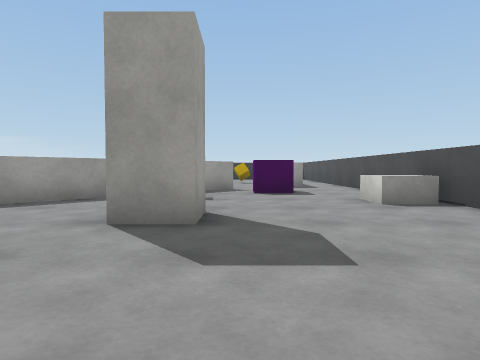
[1] (above)

18 first-person views from a walk through a 3-D level made in the Unity game engine. The camera is 0.62 m above the floor, tilts 2° down and sees 75° across. The floor is counted in squares, 1 m on a side. Each view is taken from the middle of a square. On the plan, view 1 faces up. The plan holds only what a view shows up to about 9 squares ahead; the rest is blank. The player is left out. Surface patterns are stand-ins for the level's own textures.

[2]
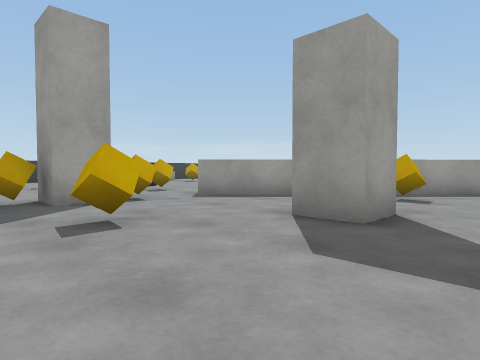

[3]
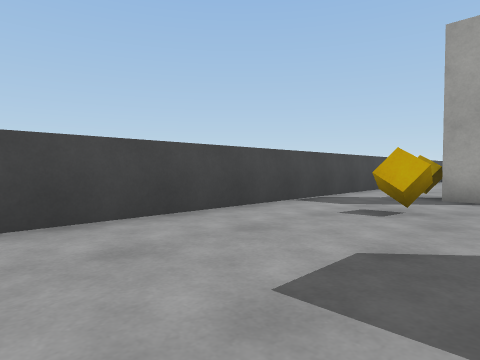

[4]
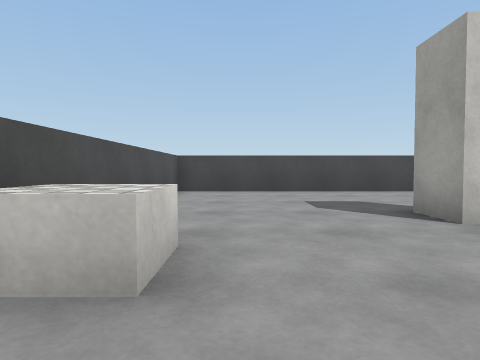

[5]
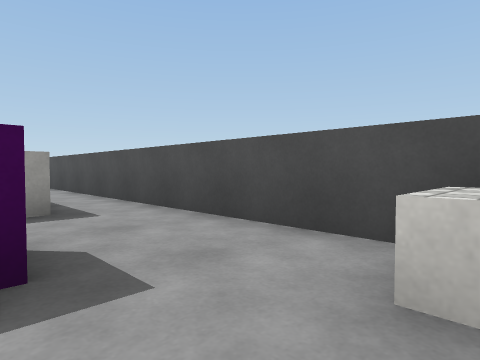

[6]
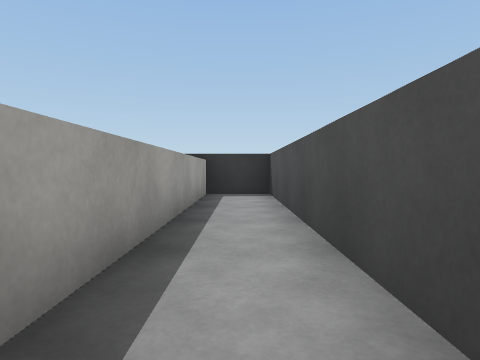

[7]
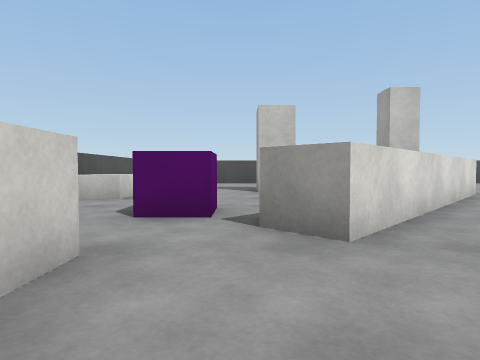

[8]
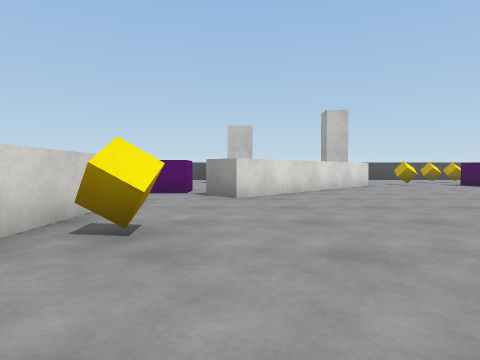

[9]
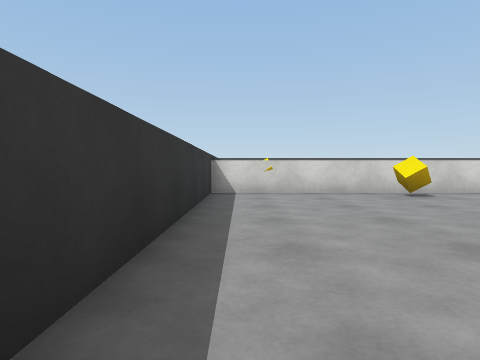

[10]
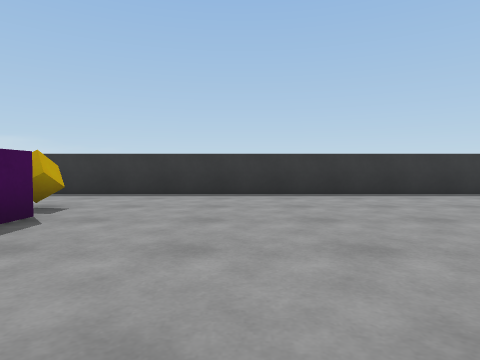

[11]
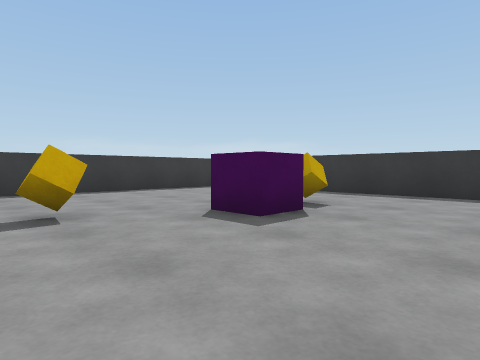

[12]
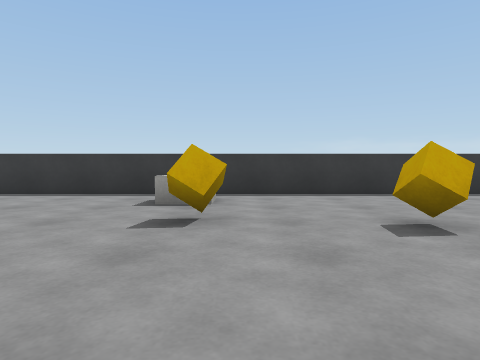

[13]
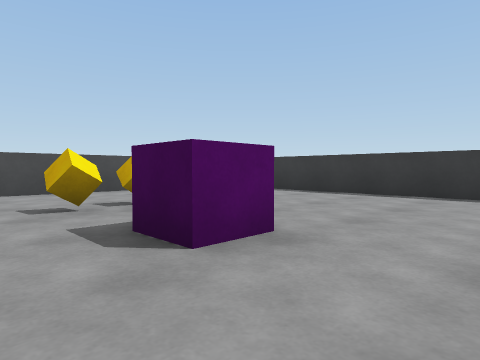

[14]
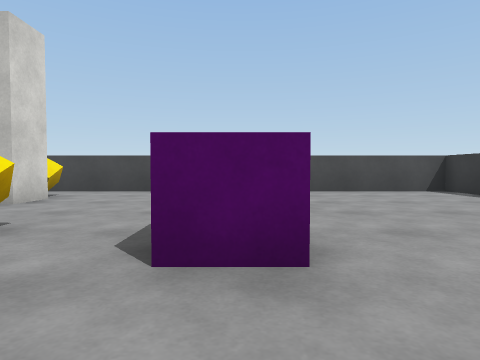

[15]
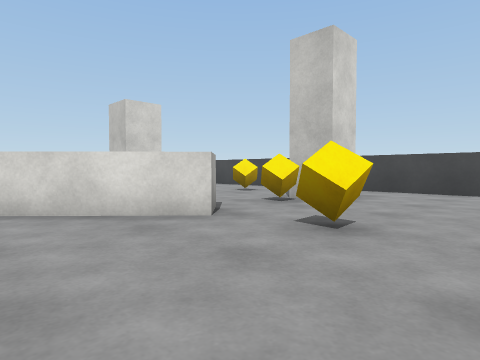

[16]
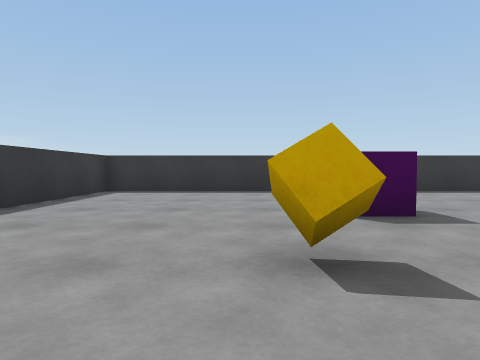

[17]
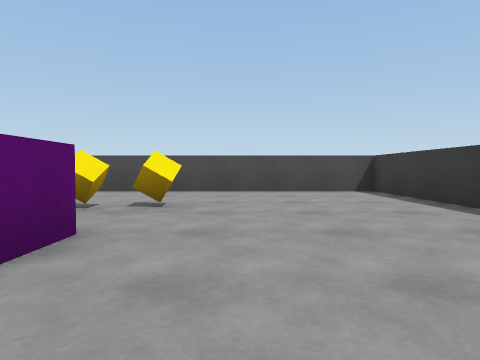

[18]
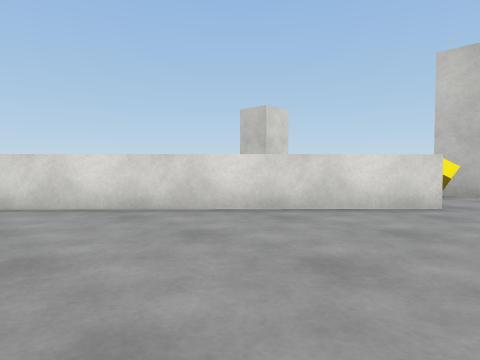

### Floor plan
Ten units are one square. View 1 is at (0, 0); x grows to the right and y downward. Boxes are objects, and circles mark ways between rooms. Rooms are numbered by the first view taken in them; rooms with no view inside come last. Other rooms are left out.
<svg viewBox="-163 -192 206 204">
<path fill="none" stroke="#000" d="M-5 -46 -5 -35 -15 -35M-29 -69 -51 -46M-4 -95 -17 -81M-9 -104 -3 -98M-50 -21 -50 -15 -60 -15M-60 -25 -50 -25M-66 7 38 7 38 -187 22 -187 22 -120M-51 -46 -58 -53 -9 -104M-60 -15 -60 -25M12 -108 12 -187 -158 -187 -158 7 -66 7"/>
<rect x="-65" y="-15" width="10" height="10" fill="#bbb"><title>other object</title></rect>
<rect x="-55" y="-35" width="10" height="10" fill="#bbb"><title>other object</title></rect>
<rect x="-35" y="-25" width="10" height="10" fill="#bbb"><title>other object</title></rect>
<rect x="-15" y="-75" width="10" height="10" fill="#bbb"><title>other object</title></rect>
<rect x="-5" y="-95" width="20" height="20" fill="#bbb"><title>purple cube</title></rect>
<rect x="25" y="-65" width="10" height="10" fill="#bbb"><title>other object</title></rect>
<rect x="-145" y="-95" width="10" height="10" fill="#bbb"><title>other object</title></rect>
<rect x="-125" y="-95" width="10" height="10" fill="#bbb"><title>other object</title></rect>
<rect x="-115" y="-35" width="10" height="10" fill="#bbb"><title>other object</title></rect>
<rect x="-115" y="-125" width="10" height="10" fill="#bbb"><title>other object</title></rect>
<rect x="-105" y="-35" width="10" height="10" fill="#bbb"><title>other object</title></rect>
<rect x="-105" y="-65" width="10" height="20" fill="#bbb"><title>purple cube</title></rect>
<rect x="-105" y="-155" width="10" height="20" fill="#bbb"><title>purple cube</title></rect>
<rect x="-105" y="-165" width="10" height="10" fill="#bbb"><title>other object</title></rect>
<rect x="-75" y="-55" width="10" height="10" fill="#bbb"><title>other object</title></rect>
<rect x="-5" y="-145" width="10" height="10" fill="#bbb"><title>other object</title></rect>
<circle cx="-50" cy="-35" r="3" fill="#2a7"/>
<circle cx="-55" cy="-5" r="3" fill="#2a7"/>
<circle cx="0" cy="-100" r="3" fill="#2a7"/>
<text x="0" y="-50">1</text>
<text x="-90" y="-100">2</text>
</svg>
Room 1 opens to room 2.

Where each view was taken, in squares from view 1:
view 1: 0 up, 0 right, facing up
view 2: 0 up, 1 right, facing up-left
view 3: 3 up, 2 right, facing down-left
view 4: 8 up, 2 right, facing down
view 5: 6 up, 1 right, facing up-right
view 6: 11 up, 3 right, facing up
view 7: 13 up, 0 right, facing down
view 8: 17 up, 1 left, facing down
view 9: 18 up, 7 left, facing right
view 10: 11 up, 7 left, facing up
view 11: 11 up, 7 left, facing up-left
view 12: 10 up, 8 left, facing left
view 13: 8 up, 8 left, facing down-left
view 14: 8 up, 10 left, facing down
view 15: 8 up, 9 left, facing down-right
view 16: 10 up, 12 left, facing up
view 17: 8 up, 12 left, facing down
view 18: 11 up, 7 left, facing down-right
